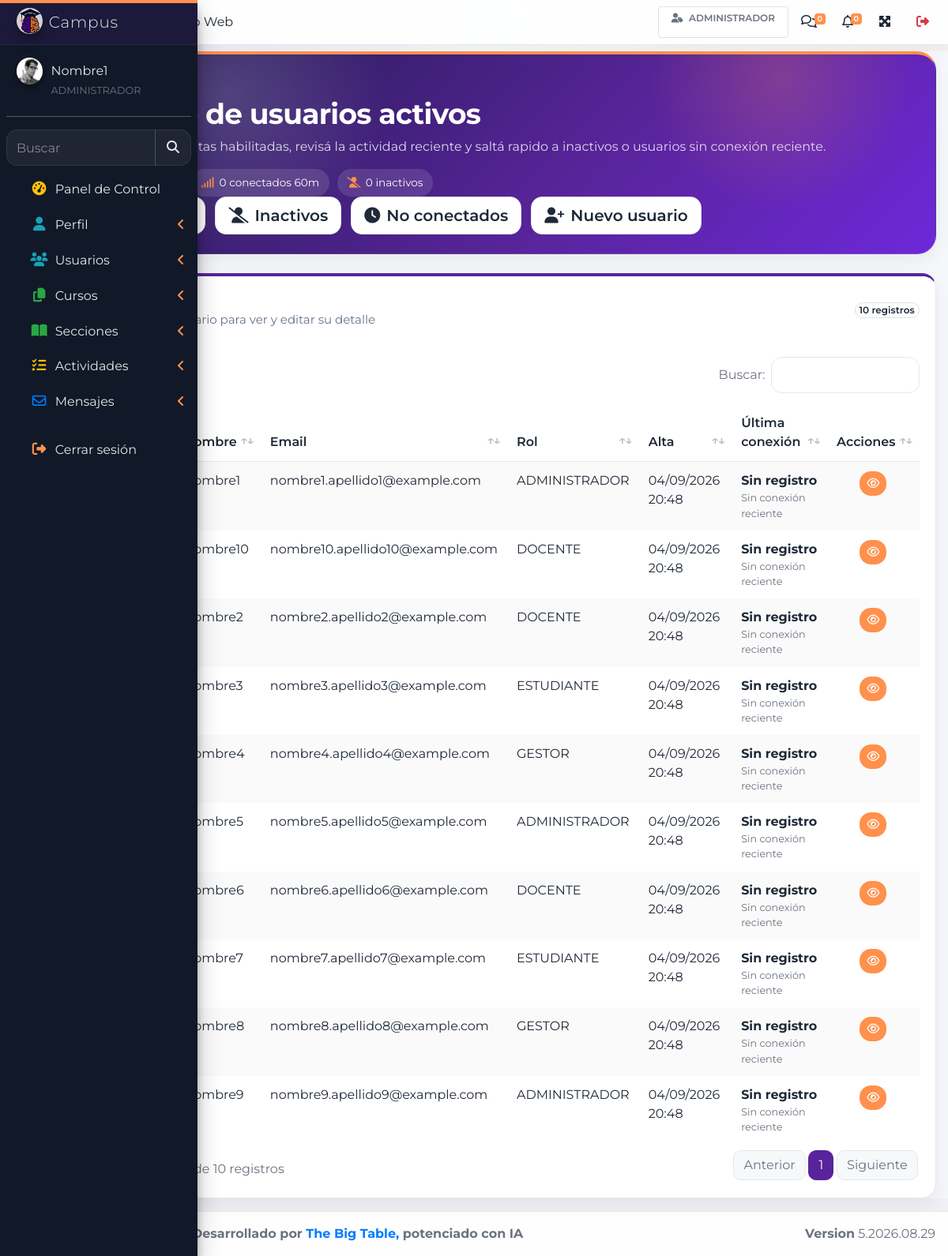
Page /index.php?r=listado-usuarios (signed in) on the committed database.
### tables this page shows
CREATE TABLE IF NOT EXISTS `usuarios` (
  `idUsuario` int NOT NULL AUTO_INCREMENT,
  `nombreUsuario` char(20) NOT NULL,
  `apellidoUsuario` char(20) NOT NULL,
  `email` varchar(50) NOT NULL,
  `pass` varchar(100) NOT NULL,
  `resetPass` tinyint(1) NOT NULL,
  `imgUsuario` varchar(30) NOT NULL,
  `activo` tinyint(1) NOT NULL,
  `rol` char(15) NOT NULL,
  `fechaAlta` datetime NOT NULL DEFAULT CURRENT_TIMESTAMP,
  `ultimaConexion` datetime DEFAULT NULL,
  `fechaBaja` datetime DEFAULT NULL,
  `motivoBaja` varchar(255) DEFAULT NULL,
  `usuarioBaja` int DEFAULT NULL,
  `wpUserId` bigint DEFAULT NULL,
  `origenAuth` varchar(20) NOT NULL DEFAULT 'LOCAL',
  PRIMARY KEY (`idUsuario`),
  KEY `idx_wp_user` (`wpUserId`)
);

### controladores/plantilla.controller.php (called while the page is built)
<?php
class PlantillaController{
    public function crtGetPlantilla(){
        include "vistas/plantilla.php";
}
}

### index.php (called while the page is built, shortened)
<?php
require_once("controladores/auth.controller.php");
require_once("controladores/plantilla.controller.php");
require_once("controladores/usuarios.controller.php");
$plantilla= new PlantillaController();
$plantilla->crtGetPlantilla();
?>

### modelos/conexion.php (called while the page is built, shortened)
<?php
class Conexion
{
    private static $pdo = null;
    private static function crearPdo($host, $port, $dbName, $user, $password)
    {
        $dsn = sprintf(
            'mysql:host=%s;port=%s;dbname=%s;charset=utf8mb4',
            $host,
            $port,
            $dbName
        );
        $link = new PDO($dsn, $user, $password);
        $link->setAttribute(PDO::ATTR_ERRMODE, PDO::ERRMODE_EXCEPTION);
        $link->exec('set names utf8mb4');
        $link->exec("SET time_zone = '-03:00'");
        return $link;
    }
    public static function conectar()
    {
        try {
            if (self::$pdo instanceof PDO) {
                return self::$pdo;
            }
            self::$pdo = self::crearPdo(DB_HOST, DB_PORT, DB_NAME, DB_USER, DB_PASSWORD);
            return self::$pdo;
        } catch (PDOException $e) {
            echo 'Error de conexion: ' . $e->getMessage();
            return null;
        }
    }
}
?>

### modelos/usuarios.modelo.php (called while the page is built, shortened)
<?php
require_once('conexion.php');
class ModeloUsuarios
{
    public static function mdlSeleccionarUsuarios($item, $valor)
    {
        $columnasPermitidas = ['idUsuario', 'nombreUsuario', 'apellidoUsuario', 'email', 'rol', 'activo', 'resetPass'];
        $stmt = Conexion::conectar()->prepare("
            SELECT u.*,
                   DATE_FORMAT(u.fechaAlta, '%d/%m/%Y %H:%i') AS fechaAltaFmt,
                   DATE_FORMAT(u.ultimaConexion, '%d/%m/%Y %H:%i') AS ultimaConexionFmt,
                   DATE_FORMAT(u.fechaBaja, '%d/%m/%Y %H:%i') AS fechaBajaFmt,
                   CONCAT(u2.nombreUsuario, ' ', u2.apellidoUsuario) AS usuarioBajaNombre
            FROM usuarios u
            LEFT JOIN usuarios u2 ON u2.idUsuario = u.usuarioBaja
            WHERE u.$item = :valor
            ORDER BY u.apellidoUsuario ASC, u.nombreUsuario ASC
        ");
        $stmt->bindParam(":valor", $valor, PDO::PARAM_STR);
        $stmt->execute();
        return $stmt->fetchAll(PDO::FETCH_ASSOC);
    }
    public static function mdlContarUsuariosConectadosRecientes($minutos = 60)
    {
        $minutos = max(1, (int) $minutos);
        $stmt = Conexion::conectar()->prepare("
            SELECT COUNT(*) AS total
            FROM usuarios
            WHERE activo = 1
              AND ultimaConexion >= (NOW() - INTERVAL {$minutos} MINUTE)
        ");
        $stmt->execute();
        $resultado = $stmt->fetch(PDO::FETCH_ASSOC);
        return (int) ($resultado['total'] ?? 0);
    }
}

### controladores/usuarios.controller.php (called while the page is built, shortened)
<?php
require_once('modelos/usuarios.modelo.php');
class ControladorUsuarios
{
    public static function crtSeleccionarUsuario($item, $valor)
    {
        return ModeloUsuarios::mdlSeleccionarUsuarios($item, $valor);
    }
    public static function crtContarUsuariosConectadosRecientes($minutos = 60)
    {
        return ModeloUsuarios::mdlContarUsuariosConectadosRecientes((int) $minutos);
    }
}

### vistas/paginas/usuario/listado-usuarios.php (the view, shortened to what this page needs)
<?php
$usuarios = ControladorUsuarios::crtSeleccionarUsuario('activo', 1);
$usuariosActivos = count($usuarios);
$usuariosConectados = ControladorUsuarios::crtContarUsuariosConectadosRecientes(60);
$usuariosInactivos = count(ControladorUsuarios::crtSeleccionarUsuario('activo', 0));
$e = static function ($valor) {
    return htmlspecialchars((string) $valor, ENT_QUOTES, 'UTF-8');
};
?>
<section class="content page-fade">
  <div class="container-fluid">
    <div class="entity-hero mb-4">
      <div class="entity-hero__content">
        <div class="d-flex flex-wrap align-items-start justify-content-between">
          <div class="mb-3 mb-lg-0">
            <span class="entity-kicker">Usuarios</span>
            <h1 class="entity-title mb-2">Listado de usuarios activos</h1>
            <p class="entity-lead mb-3">
              Administrá cuentas habilitadas, revisá la actividad reciente y saltá rapido a inactivos o usuarios sin conexión reciente.
            </p>
            <div class="d-flex flex-wrap" style="gap: .6rem;">
              <span class="entity-chip"><i class="fas fa-user-check"></i><?php echo (int) $usuariosActivos; ?> activos</span>
              <span class="entity-chip"><i class="fas fa-signal"></i><?php echo (int) $usuariosConectados; ?> conectados 60m</span>
              <span class="entity-chip"><i class="fas fa-user-slash"></i><?php echo (int) $usuariosInactivos; ?> inactivos</span>
            </div>
          </div>
          <div class="d-flex flex-wrap justify-content-end" style="gap: .75rem;">
            <a href="index.php?r=listado-usuarios" class="btn btn-light btn-lg text-primary">
            </a>
            <a href="index.php?r=usuarios-inactivos" class="btn btn-outline-light btn-lg">
              <i class="fas fa-user-slash mr-2"></i>Inactivos
            </a>
            <a href="index.php?r=usuarios-no-conectados" class="btn btn-outline-light btn-lg">
              <i class="fas fa-clock mr-2"></i>No conectados
            </a>
            <a href="index.php?r=crear-usuario" class="btn btn-outline-light btn-lg">
              <i class="fas fa-user-plus mr-2"></i>Nuevo usuario
            </a>
          </div>
        </div>
      </div>
    </div>
    <div class="card glass-card">
      <div class="card-header bg-white border-0">
        <div class="d-flex flex-wrap align-items-center justify-content-between">
          <div>
            <div class="section-title">Cuentas activas</div>
            <div class="section-subtitle">Selecciona un usuario para ver y editar su detalle</div>
          </div>
          <span class="badge badge-light border"><?php echo (int) $usuariosActivos; ?> registros</span>
        </div>
      </div>
      <div class="card-body">
        <div class="table-responsive">
          <table id="example1" class="table table-hover table-striped table-borderless mb-0">
            <thead>
              <tr>
                <th>Apellido</th>
                <th>Nombre</th>
                <th>Email</th>
                <th>Rol</th>
                <th>Alta</th>
                <th>Última conexión</th>
                <th class="text-center">Acciones</th>
              </tr>
            </thead>
            <tbody>
              <?php foreach ($usuarios as $valor): ?>
                <?php
                  $ultimaConexion = !empty($valor['ultimaConexionFmt']) ? $valor['ultimaConexionFmt'] : 'Sin registro';
                  $estadoConexion = !empty($valor['ultimaConexion']) && strtotime((string) $valor['ultimaConexion']) >= strtotime('-60 minutes') ? 'Conectado reciente' : 'Sin conexión reciente';
                ?>
                <tr>
                  <td><?php echo $e($valor['apellidoUsuario'] ?? ''); ?></td>
                  <td><?php echo $e($valor['nombreUsuario'] ?? ''); ?></td>
                  <td><?php echo $e($valor['email'] ?? ''); ?></td>
                  <td><?php echo $e($valor['rol'] ?? ''); ?></td>
                  <td><?php echo $e($valor['fechaAltaFmt'] ?? ''); ?></td>
                  <td>
                    <div class="d-flex flex-column">
                      <strong><?php echo $e($ultimaConexion); ?></strong>
                      <small class="text-muted"><?php echo $e($estadoConexion); ?></small>
                    </div>
                  </td>
                  <td class="text-center">
                    <a href="index.php?r=editar-usuario&id=<?php echo (int) ($valor['idUsuario'] ?? 0); ?>" class="btn btn-success btn-sm" title="Ver detalle">
                      <i class="far fa-eye"></i>
                    </a>
                  </td>
                </tr>
              <?php endforeach; ?>
            </tbody>
          </table>
        </div>
      </div>
    </div>
  </div>
</section>

### rows in the picture
usuarios: nombreUsuario "Nombre1", email "nombre1.apellido1@example.com", rol "ADMINISTRADOR", fechaAltaFmt "04/09/2026 20:48", ultimaConexion "Sin registro", ultimaConexion "Sin conexión reciente"
usuarios: nombreUsuario "Nombre10", email "nombre10.apellido10@example.com", rol "DOCENTE", fechaAltaFmt "04/09/2026 20:48", ultimaConexion "Sin registro", ultimaConexion "Sin conexión reciente"
usuarios: nombreUsuario "Nombre2", email "nombre2.apellido2@example.com", rol "DOCENTE", fechaAltaFmt "04/09/2026 20:48", ultimaConexion "Sin registro", ultimaConexion "Sin conexión reciente"
usuarios: nombreUsuario "Nombre3", email "nombre3.apellido3@example.com", rol "ESTUDIANTE", fechaAltaFmt "04/09/2026 20:48", ultimaConexion "Sin registro", ultimaConexion "Sin conexión reciente"
usuarios: nombreUsuario "Nombre4", email "nombre4.apellido4@example.com", rol "GESTOR", fechaAltaFmt "04/09/2026 20:48", ultimaConexion "Sin registro", ultimaConexion "Sin conexión reciente"
usuarios: nombreUsuario "Nombre5", email "nombre5.apellido5@example.com", rol "ADMINISTRADOR", fechaAltaFmt "04/09/2026 20:48", ultimaConexion "Sin registro", ultimaConexion "Sin conexión reciente"
usuarios: nombreUsuario "Nombre6", email "nombre6.apellido6@example.com", rol "DOCENTE", fechaAltaFmt "04/09/2026 20:48", ultimaConexion "Sin registro", ultimaConexion "Sin conexión reciente"
usuarios: nombreUsuario "Nombre7", email "nombre7.apellido7@example.com", rol "ESTUDIANTE", fechaAltaFmt "04/09/2026 20:48", ultimaConexion "Sin registro", ultimaConexion "Sin conexión reciente"
usuarios: nombreUsuario "Nombre8", email "nombre8.apellido8@example.com", rol "GESTOR", fechaAltaFmt "04/09/2026 20:48", ultimaConexion "Sin registro", ultimaConexion "Sin conexión reciente"
usuarios: nombreUsuario "Nombre9", email "nombre9.apellido9@example.com", rol "ADMINISTRADOR", fechaAltaFmt "04/09/2026 20:48", ultimaConexion "Sin registro", ultimaConexion "Sin conexión reciente"

### other values in the picture
ControladorPermisos::etiquetaRol() "ADMINISTRADOR"
$cabecera['mensajes'] "0"
$cabecera['notificaciones'] "0"
$_SESSION['usuario']['nombre'] "Nombre1"
$usuariosConectados "0"
$usuariosInactivos "0"
$usuariosActivos "10"
